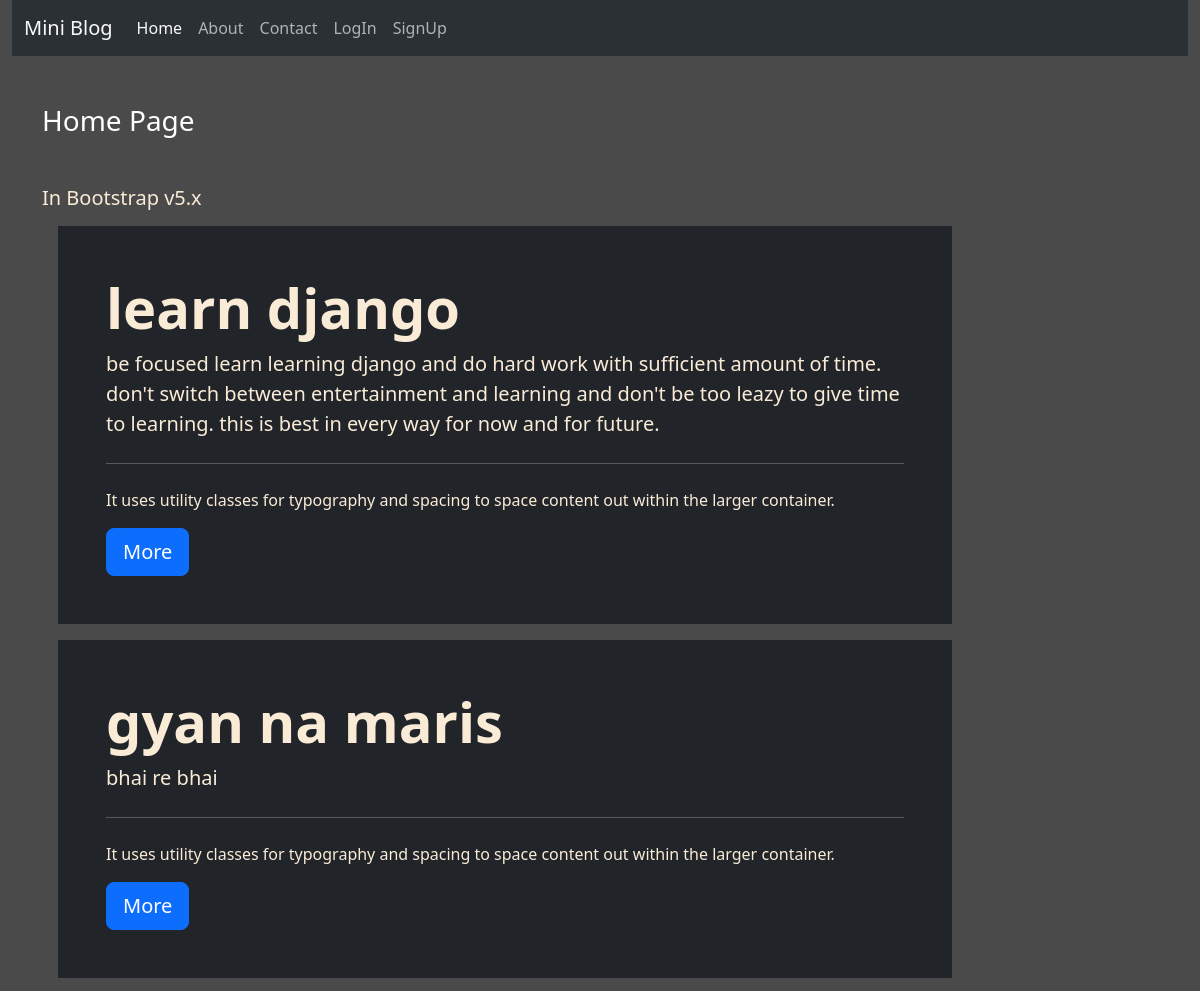
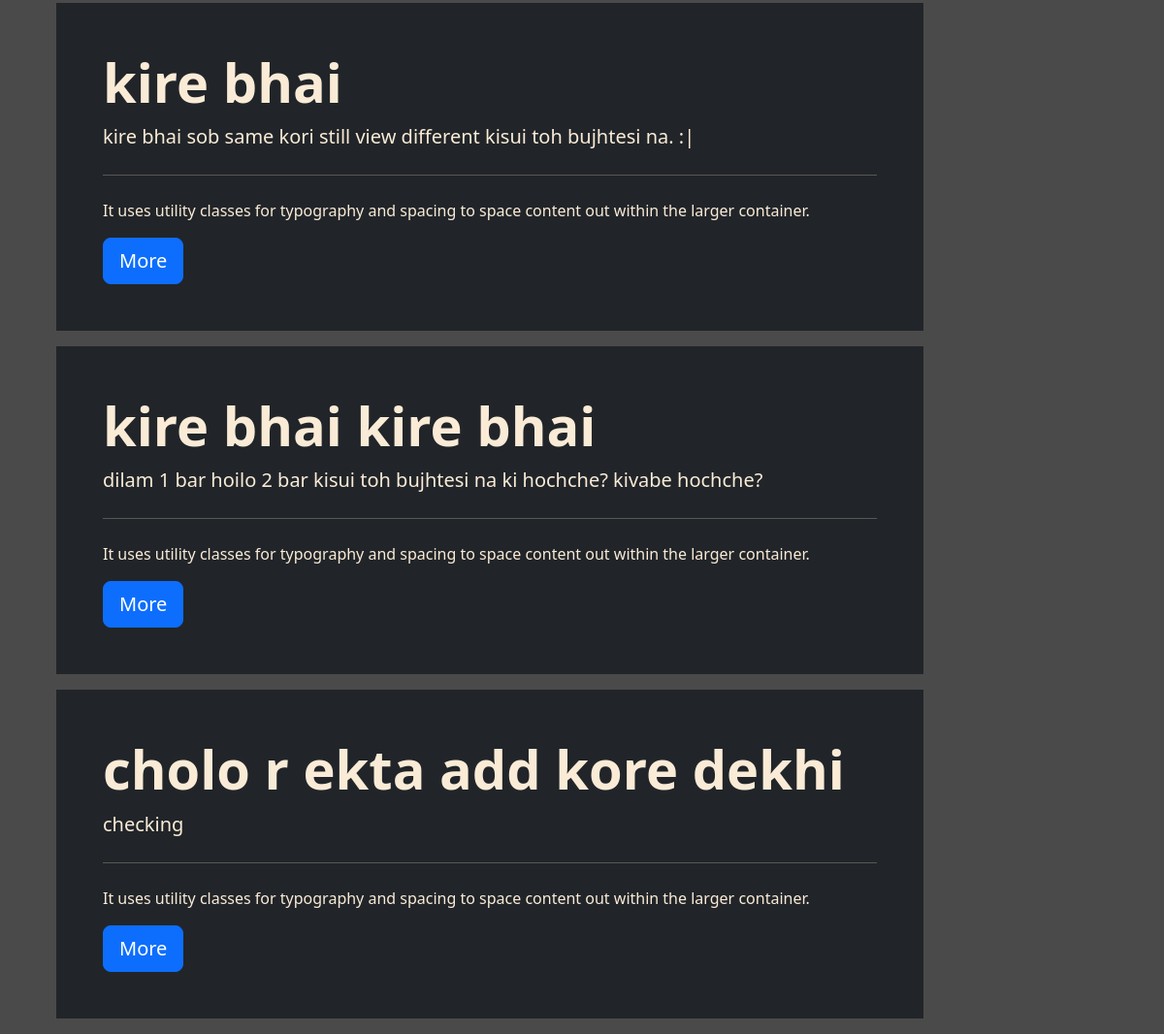
The page / on the database its author committed (2 pictures, top to bottom).
### blog/models.py (models this page shows)
class Post(models.Model):
    title = models.CharField(max_length=150)
    desc = models.TextField()

### blog/views.py (the view)
# urls.py: 2. Add a URL to urlpatterns:  path('', views.home, name='home')
def home(request):
    posts = Post.objects.all()
    return render(request, 'blog/home.html', {'posts':posts})

### blog/templates/blog/home.html
{% extends 'blog/base.html' %}
{% load static %}
{% block content %}
<div class="col-sm-10">
    <h3 class="text-white my-5">Home Page</h3>
    <h5>In Bootstrap v5.x</h5>
        {% for post in posts %}
            <div class="bg-dark p-5 rounded-lg m-3">
              <h1 class="display-4 fw-bold">{{post.title}}</h1>
              <p class="lead">{{post.desc}}</p>
              <hr class="my-4">
              <p>It uses utility classes for typography and spacing to space content out within the larger container.</p>
              <a class="btn btn-primary btn-lg" href="#" role="button">More</a>
            </div>
        {% endfor %}
</div>
{% endblock content %}

### blog/static/blog/css/style.css (style rules this page uses)
body { background-color: rgb(75, 74, 74); color: antiquewhite; }

### rows shown on the page
Post: title "learn django", desc "be focused learn learning django and do hard work with sufficient amount of time. don't switch between entertainment and learning and don't be too leazy to give time to learning. this is best in every way for now and for future."
Post: title "gyan na maris", desc "bhai re bhai"
Post: title "kire bhai", desc "kire bhai sob same kori still view different kisui toh bujhtesi na. :|"
Post: title "kire bhai kire bhai", desc "dilam 1 bar hoilo 2 bar kisui toh bujhtesi na ki hochche? kivabe hochche?"
Post: title "cholo r ekta add kore dekhi", desc "checking"
